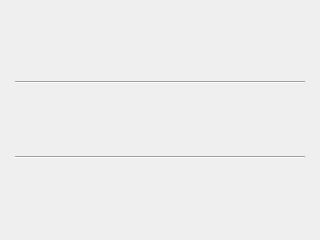
<?xml version="1.0" encoding="UTF-8"?>
<ui version="4.0">
 <class>umlClass</class>
 <widget class="QWidget" name="umlClass">
  <property name="geometry">
   <rect>
    <x>0</x>
    <y>0</y>
    <width>320</width>
    <height>240</height>
   </rect>
  </property>
  <property name="windowTitle">
   <string>Form</string>
  </property>
  <layout class="QGridLayout" name="gridLayout">
   <property name="leftMargin">
    <number>0</number>
   </property>
   <property name="topMargin">
    <number>0</number>
   </property>
   <property name="rightMargin">
    <number>0</number>
   </property>
   <property name="bottomMargin">
    <number>0</number>
   </property>
   <property name="spacing">
    <number>1</number>
   </property>
   <item row="1" column="2">
    <widget class="ConnWidget" name="connRight" native="true">
     <property name="sizePolicy">
      <sizepolicy hsizetype="Fixed" vsizetype="Preferred">
       <horstretch>0</horstretch>
       <verstretch>0</verstretch>
      </sizepolicy>
     </property>
     <property name="minimumSize">
      <size>
       <width>5</width>
       <height>0</height>
      </size>
     </property>
    </widget>
   </item>
   <item row="1" column="0">
    <widget class="ConnWidget" name="connLeft" native="true">
     <property name="sizePolicy">
      <sizepolicy hsizetype="Fixed" vsizetype="Preferred">
       <horstretch>0</horstretch>
       <verstretch>0</verstretch>
      </sizepolicy>
     </property>
     <property name="minimumSize">
      <size>
       <width>5</width>
       <height>0</height>
      </size>
     </property>
    </widget>
   </item>
   <item row="0" column="1">
    <widget class="ConnWidget" name="connTop" native="true">
     <property name="sizePolicy">
      <sizepolicy hsizetype="Preferred" vsizetype="Fixed">
       <horstretch>0</horstretch>
       <verstretch>0</verstretch>
      </sizepolicy>
     </property>
     <property name="minimumSize">
      <size>
       <width>0</width>
       <height>5</height>
      </size>
     </property>
    </widget>
   </item>
   <item row="2" column="1">
    <widget class="ConnWidget" name="connBot" native="true">
     <property name="sizePolicy">
      <sizepolicy hsizetype="Preferred" vsizetype="Fixed">
       <horstretch>0</horstretch>
       <verstretch>0</verstretch>
      </sizepolicy>
     </property>
     <property name="minimumSize">
      <size>
       <width>0</width>
       <height>5</height>
      </size>
     </property>
    </widget>
   </item>
   <item row="1" column="1">
    <widget class="QWidget" name="widget" native="true">
     <property name="sizePolicy">
      <sizepolicy hsizetype="Preferred" vsizetype="Preferred">
       <horstretch>1</horstretch>
       <verstretch>1</verstretch>
      </sizepolicy>
     </property>
     <property name="minimumSize">
      <size>
       <width>50</width>
       <height>50</height>
      </size>
     </property>
     <layout class="QVBoxLayout" name="verticalLayout_2">
      <item>
       <layout class="QVBoxLayout" name="verticalLayout">
        <property name="sizeConstraint">
         <enum>QLayout::SetDefaultConstraint</enum>
        </property>
        <item>
         <widget class="ConnWidget" name="connTitle" native="true"/>
        </item>
        <item>
         <widget class="Line" name="line">
          <property name="orientation">
           <enum>Qt::Horizontal</enum>
          </property>
         </widget>
        </item>
        <item>
         <widget class="ConnWidget" name="connFields" native="true"/>
        </item>
        <item>
         <widget class="Line" name="line_2">
          <property name="orientation">
           <enum>Qt::Horizontal</enum>
          </property>
         </widget>
        </item>
        <item>
         <widget class="ConnWidget" name="connMethods" native="true"/>
        </item>
       </layout>
      </item>
     </layout>
    </widget>
   </item>
  </layout>
 </widget>
 <customwidgets>
  <customwidget>
   <class>ConnWidget</class>
   <extends>QWidget</extends>
   <header location="global">view/connwidget.h</header>
   <container>1</container>
  </customwidget>
 </customwidgets>
 <resources/>
 <connections/>
</ui>
